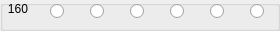
              <widget class="QGroupBox" name="groupBox_3">
               <property name="title">
                <string/>
               </property>
               <widget class="QRadioButton" name="radioButton160RxAnt1">
                <property name="geometry">
                 <rect>
                  <x>50</x>
                  <y>0</y>
                  <width>21</width>
                  <height>22</height>
                 </rect>
                </property>
                <property name="text">
                 <string/>
                </property>
               </widget>
               <widget class="QRadioButton" name="radioButton160RxAnt2">
                <property name="geometry">
                 <rect>
                  <x>90</x>
                  <y>0</y>
                  <width>21</width>
                  <height>22</height>
                 </rect>
                </property>
                <property name="text">
                 <string/>
                </property>
               </widget>
               <widget class="QRadioButton" name="radioButton160RxAnt3">
                <property name="geometry">
                 <rect>
                  <x>130</x>
                  <y>0</y>
                  <width>21</width>
                  <height>22</height>
                 </rect>
                </property>
                <property name="text">
                 <string/>
                </property>
               </widget>
               <widget class="QRadioButton" name="radioButton160RxRX1">
                <property name="geometry">
                 <rect>
                  <x>170</x>
                  <y>0</y>
                  <width>21</width>
                  <height>22</height>
                 </rect>
                </property>
                <property name="text">
                 <string/>
                </property>
               </widget>
               <widget class="QRadioButton" name="radioButton160RxRX2">
                <property name="geometry">
                 <rect>
                  <x>210</x>
                  <y>0</y>
                  <width>21</width>
                  <height>22</height>
                 </rect>
                </property>
                <property name="text">
                 <string/>
                </property>
               </widget>
               <widget class="QRadioButton" name="radioButton160RxXVRX">
                <property name="geometry">
                 <rect>
                  <x>250</x>
                  <y>0</y>
                  <width>21</width>
                  <height>22</height>
                 </rect>
                </property>
                <property name="text">
                 <string/>
                </property>
               </widget>
               <widget class="QLabel" name="label_24">
                <property name="geometry">
                 <rect>
                  <x>0</x>
                  <y>0</y>
                  <width>28</width>
                  <height>18</height>
                 </rect>
                </property>
                <property name="sizePolicy">
                 <sizepolicy hsizetype="Minimum" vsizetype="Preferred">
                  <horstretch>0</horstretch>
                  <verstretch>0</verstretch>
                 </sizepolicy>
                </property>
                <property name="text">
                 <string>160</string>
                </property>
                <property name="alignment">
                 <set>Qt::AlignRight|Qt::AlignTrailing|Qt::AlignVCenter</set>
                </property>
               </widget>
              </widget>
